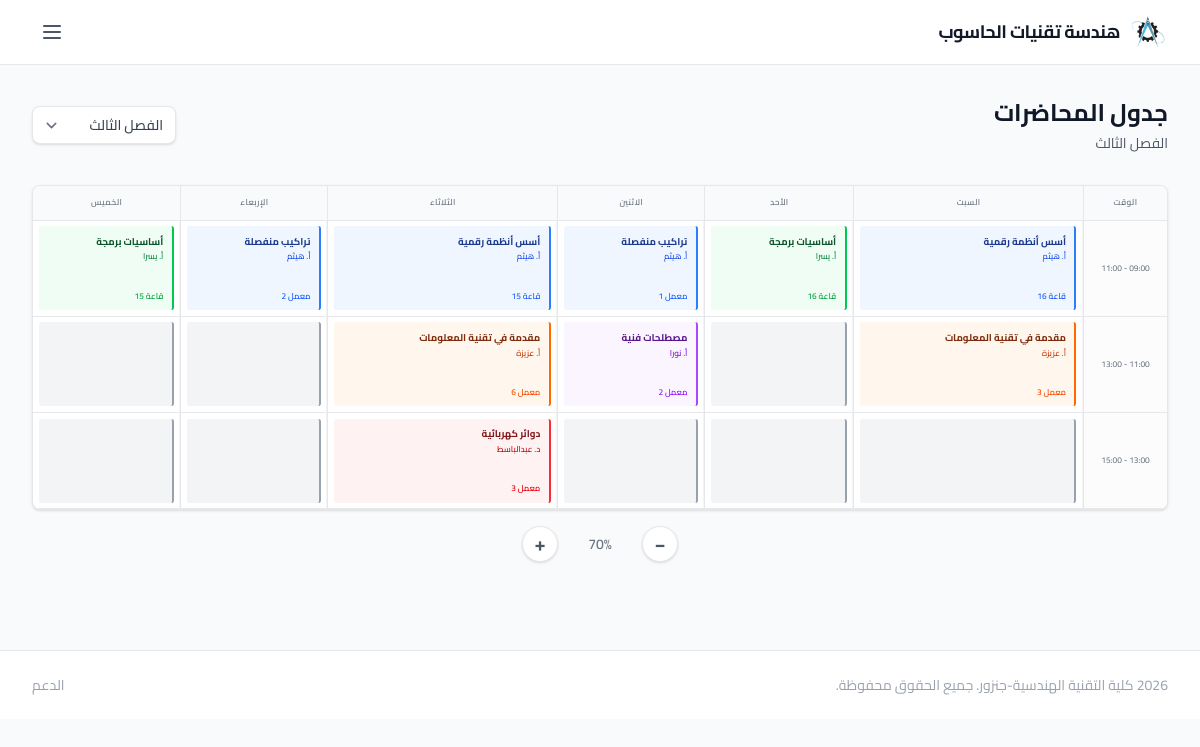
Page /schedule.php?term=3 on the committed database.
### tables this page shows
CREATE TABLE `schedules` (
  `id` int(11) NOT NULL AUTO_INCREMENT,
  `subject_id` int(11) NOT NULL,
  `teacher_id` int(11) NOT NULL,
  `room_id` int(11) NOT NULL,
  `day_of_week` enum('السبت','الأحد','الإثنين','الثلاثاء','الإربعاء','الخميس') NOT NULL,
  `time` varchar(50) NOT NULL,
  PRIMARY KEY (`id`)
);

CREATE TABLE `subjects` (
  `id` int(11) NOT NULL AUTO_INCREMENT,
  `teacher_id` int(11) NOT NULL,
  `subject_name` varchar(50) NOT NULL,
  `subject_code` varchar(50) DEFAULT NULL,
  `term` int(11) NOT NULL,
  `priority` int(11) NOT NULL DEFAULT 2,
  `requires_subject_id` int(11) DEFAULT NULL,
  PRIMARY KEY (`id`)
);

CREATE TABLE `teachers` (
  `id` int(11) NOT NULL AUTO_INCREMENT,
  `name` varchar(50) NOT NULL,
  `title` varchar(20) DEFAULT NULL,
  `national_id` varchar(20) DEFAULT NULL,
  `password` varchar(255) DEFAULT NULL,
  `must_change_password` tinyint(1) NOT NULL DEFAULT 1,
  PRIMARY KEY (`id`),
  UNIQUE KEY `national_id` (`national_id`)
);

CREATE TABLE `rooms` (
  `id` int(11) NOT NULL AUTO_INCREMENT,
  `name` varchar(50) NOT NULL,
  `exam_only` tinyint(1) NOT NULL DEFAULT 0,
  `class_only` tinyint(1) NOT NULL DEFAULT 0,
  PRIMARY KEY (`id`)
);

### includes/config.php (called while the page is built, shortened)
<?php
function getTitleAbbr($title) {
    $map = [
        'دكتور' => 'د',
        'أستاذ' => 'أ',
        'مهندس' => 'م',
    ];
    return isset($map[$title]) ? $map[$title] . '. ' : '';
}
function buildTimeSlots($start_time = '09:00', $periods = 3) {
    $slots = [];
    $base  = strtotime(date('Y-m-d') . ' ' . $start_time);
    for ($i = 0; $i < (int)$periods; $i++) {
        $from_ts  = $base + $i * 7200;
        $to_ts    = $base + ($i + 1) * 7200;
        $key      = date('H:i:s', $from_ts);
        $label    = date('H:i', $from_ts) . ' - ' . date('H:i', $to_ts);
        $slots[$key] = $label;
    }
    return $slots;
}
?>

### schedule.php (the view, shortened to what this page needs)
<?php
require_once 'includes/config.php';
$selected_term = isset($_GET['term']) ? $_GET['term'] : 'all';
$show_all = ($selected_term === 'all');
$query = "SELECT s.*, sb.subject_name, sb.term, t.name as teacher_name, t.title as teacher_title, r.name as room_name
          FROM schedules s
          LEFT JOIN subjects sb ON s.subject_id = sb.id
          LEFT JOIN teachers t ON s.teacher_id = t.id
          LEFT JOIN rooms r ON s.room_id = r.id";
if (!$show_all) {
    $query .= " WHERE sb.term = :term";
}
$query .= " ORDER BY sb.term, s.time";
$stmt = $pdo->prepare($query);
if (!$show_all) {
    $stmt->execute(['term' => $selected_term]);
} else {
    $stmt->execute();
}
$schedules = $stmt->fetchAll();
$time_slots = buildTimeSlots(CLASSES_START_TIME, PERIODS_COUNT);
$days = ['السبت', 'الأحد', 'الإثنين', 'الثلاثاء', 'الإربعاء', 'الخميس'];
$term_names = [
    '3' => 'الفصل الثالث',
    '4' => 'الفصل الرابع',
    '5' => 'الفصل الخامس',
    '6' => 'الفصل السادس',
    '7' => 'الفصل السابع',
    '8' => 'الفصل الثامن',
];
$schedules_by_term_day_time = [];
$schedules_by_day_time = [];
$available_terms = [];
foreach ($schedules as $schedule) {
    $term = (string) $schedule['term'];
    $day = $schedule['day_of_week'];
    $tf = date('H:i', strtotime($schedule['time']));
    $schedules_by_term_day_time[$term][$day][$tf][] = $schedule;
    $schedules_by_day_time[$day][$tf][] = $schedule;
    if (!in_array($term, $available_terms))
        $available_terms[] = $term;
}
sort($available_terms);
$unique_teachers = [];
foreach ($schedules as $s) {
    $dn = getTitleAbbr($s['teacher_title']) . $s['teacher_name'];
    if (!in_array($dn, $unique_teachers))
        $unique_teachers[] = $dn;
}
$available_colors = ['blue', 'green', 'purple', 'orange', 'red', 'pink', 'indigo', 'yellow', 'teal', 'cyan'];
$teacher_colors = [];
foreach ($unique_teachers as $i => $t) {
    $teacher_colors[$t] = $available_colors[$i % count($available_colors)];
}
function getTeacherColorClass($teacher, $teacher_colors)
{
    $color = isset($teacher_colors[$teacher]) ? $teacher_colors[$teacher] : 'gray';
    return [
        'bg' => "bg-{$color}-50",
        'border' => "border-r-{$color}-500",
        'text' => "text-{$color}-900",
        'text_light' => "text-{$color}-700",
        'text_lighter' => "text-{$color}-600"
    ];
}
?>
<!DOCTYPE html>
<html dir="rtl" lang="ar">
<head>
    <link rel="stylesheet" href="assets/CSS/style.css">
    <link href="assets/fonts/cairo.css" rel="stylesheet" />
</head>
<body class="font-sans antialiased">
    <?php require_once 'includes/public_header.php'; ?>
    <main class="max-w-7xl mx-auto py-8 px-4 sm:px-6 lg:px-8">
        <div class="mb-8 flex flex-col md:flex-row md:items-center md:justify-between gap-4">
            <div>
                <h1 class="text-2xl font-bold text-gray-900">جدول المحاضرات</h1>
                <p class="text-sm text-gray-600 mt-1">
                    <?php echo $show_all ? 'جميع الفصول' : ($term_names[$selected_term] ?? 'الفصل ' . $selected_term); ?>
                </p>
            </div>
            <div class="flex items-center gap-3">
                <form method="GET" class="flex items-center gap-3">
                    <select name="term" id="term-select" onchange="this.form.submit()"
                        class="px-4 py-2 bg-white border border-gray-200 rounded-custom text-sm font-medium text-gray-700 hover:bg-gray-50 shadow-sm focus:outline-none focus:ring-2 focus:ring-primary">
                        <option value="3" <?php echo $selected_term === '3' ? 'selected' : ''; ?>>الفصل الثالث</option>
                    </select>
                </form>
            </div>
        </div>
        <div class="bg-white rounded-custom shadow border border-gray-200 overflow-hidden">
            <div class="overflow-x-auto" id="scheduleZoomWrapper">
                <table id="scheduleZoomTable" class="w-full text-right border-collapse min-w-[800px]">
                    <thead>
                        <tr class="bg-gray-50">
                            <th
                                class="p-4 text-xs font-semibold text-gray-500 uppercase tracking-wider text-center w-[120px]">
                                الوقت</th>
                            <th class="p-4 text-xs font-semibold text-gray-500 uppercase tracking-wider text-center ">
                                السبت</th>
                            <th class="p-4 text-xs font-semibold text-gray-500 uppercase tracking-wider text-center">
                                الأحد</th>
                            <th class="p-4 text-xs font-semibold text-gray-500 uppercase tracking-wider text-center">
                                الاثنين</th>
                            <th class="p-4 text-xs font-semibold text-gray-500 uppercase tracking-wider text-center">
                                الثلاثاء</th>
                            <th class="p-4 text-xs font-semibold text-gray-500 uppercase tracking-wider text-center">
                                الإربعاء</th>
                            <th class="p-4 text-xs font-semibold text-gray-500 uppercase tracking-wider text-center">
                                الخميس</th>
                        </tr>
                    </thead>
                    <tbody class="divide-y divide-gray-200">
                        <?php if ($show_all): ?>
                            <?php foreach ($available_terms as $term): ?>
                                <?php $slot_count = count($time_slots);
                                $first = true; ?>
                                <?php foreach ($time_slots as $slot_raw => $slot_label): ?>
                                    <?php $slot_key = date('H:i', strtotime($slot_raw)); ?>
                                    <tr>
                                        <?php if ($first): ?>
                                            <td class="bg-primary/5 p-2 text-center font-bold text-primary text-sm border-r border-gray-100"
                                                rowspan="<?php echo $slot_count; ?>">
                                                <?php echo htmlspecialchars($term_names[$term] ?? 'الفصل ' . $term); ?>
                                            </td>
                                            <?php $first = false; endif; ?>
                                        <td class="bg-gray-50/50 p-4 text-center">
                                            <div
                                                class="flex flex-col items-center justify-center text-xs text-gray-500 font-medium">
                                                <span><?php echo $slot_label; ?></span>
                                            </div>
                                        </td>
                                        <?php foreach ($days as $day): ?>
                                            <td class="day-col p-2 border-r border-gray-100">
                                                <?php if (isset($schedules_by_term_day_time[$term][$day][$slot_key])): ?>
                                                    <?php foreach ($schedules_by_term_day_time[$term][$day][$slot_key] as $schedule): ?>
                                                        <?php $td = getTitleAbbr($schedule['teacher_title']) . $schedule['teacher_name']; ?>
                                                        <?php $colors = getTeacherColorClass($td, $teacher_colors); ?>
                                                        <div
                                                            class="class-card <?php echo $colors['bg']; ?> border-r-4 <?php echo $colors['border']; ?> p-3 rounded flex flex-col justify-between">
                                                            <div>
                                                                <p class="text-sm font-bold <?php echo $colors['text']; ?> truncate">
                                                                    <?php echo htmlspecialchars($schedule['subject_name']); ?>
                                                                </p>
                                                                <p class="text-xs <?php echo $colors['text_light']; ?> font-medium mt-1">
                                                                    <?php echo htmlspecialchars($td); ?>
                                                                </p>
                                                            </div>
                                                            <p class="text-xs <?php echo $colors['text_lighter']; ?> font-semibold">
                                                                <?php echo htmlspecialchars($schedule['room_name']); ?>
                                                            </p>
                                                        </div>
                                                    <?php endforeach; ?>
                                                <?php else: ?>
                                                    <div
                                                        class="class-card bg-gray-100 border-r-4 border-gray-400 p-3 rounded flex items-center justify-center">
                                                        <p class="text-xs text-gray-400"> </p>
                                                    </div>
                                                <?php endif; ?>
                                            </td>
                                        <?php endforeach; ?>
                                    </tr>
                                <?php endforeach; ?>
                            <?php endforeach; ?>
                        <?php else: ?>
                            <?php foreach ($time_slots as $slot_raw => $slot_label): ?>
                                <?php $slot_key = date('H:i', strtotime($slot_raw)); ?>
                                <tr>
                                    <td class="bg-gray-50/50 p-4 text-center">
                                        <div
                                            class="flex flex-col items-center justify-center text-xs text-gray-500 font-medium">
                                            <span><?php echo $slot_label; ?></span>
                                        </div>
                                    </td>
                                    <?php foreach ($days as $day): ?>
                                        <td class="day-col p-2 border-r border-gray-100">
                                            <?php if (isset($schedules_by_day_time[$day][$slot_key])): ?>
                                                <?php foreach ($schedules_by_day_time[$day][$slot_key] as $schedule): ?>
                                                    <?php $td = getTitleAbbr($schedule['teacher_title']) . $schedule['teacher_name']; ?>
                                                    <?php $colors = getTeacherColorClass($td, $teacher_colors); ?>
                                                    <div
                                                        class="class-card <?php echo $colors['bg']; ?> border-r-4 <?php echo $colors['border']; ?> p-3 rounded flex flex-col justify-between">
                                                        <div>
                                                            <p class="text-sm font-bold <?php echo $colors['text']; ?> truncate">
                                                                <?php echo htmlspecialchars($schedule['subject_name']); ?>
                                                            </p>
                                                            <p class="text-xs <?php echo $colors['text_light']; ?> font-medium mt-1">
                                                                <?php echo htmlspecialchars($td); ?>
                                                            </p>
                                                        </div>
                                                        <p class="text-xs <?php echo $colors['text_lighter']; ?> font-semibold">
                                                            <?php echo htmlspecialchars($schedule['room_name']); ?>
                                                        </p>
                                                    </div>
                                                <?php endforeach; ?>
                                            <?php else: ?>
                                                <div
                                                    class="class-card bg-gray-100 border-r-4 border-gray-400 p-3 rounded flex items-center justify-center">
                                                </div>
                                            <?php endif; ?>
                                        </td>
                                    <?php endforeach; ?>
                                </tr>
                            <?php endforeach; ?>
                        <?php endif; ?>
                    </tbody>
                </table>
            </div>
        </div>
        <div class="flex items-center justify-center gap-4 mt-4 pb-2 no-print" id="zoomControls">
            <button type="button" onclick="zoomOut()"
                class="w-9 h-9 flex items-center justify-center bg-white border border-gray-200 rounded-full text-gray-600 hover:bg-gray-50 shadow-sm text-xl font-bold select-none">&#x2212;</button>
            <span id="zoomLevel" class="text-sm font-semibold text-gray-500 min-w-[52px] text-center">70%</span>
            <button type="button" onclick="zoomIn()"
                class="w-9 h-9 flex items-center justify-center bg-white border border-gray-200 rounded-full text-gray-600 hover:bg-gray-50 shadow-sm text-xl font-bold select-none">&#x2B;</button>
        </div>
    </main>
    <footer class="bg-white border-t border-gray-200 py-6 mt-12">
        <div
            class="max-w-7xl mx-auto px-4 sm:px-6 lg:px-8 flex flex-col md:flex-row justify-between items-center gap-4">
            <p class="text-sm text-gray-400"> 2026 <?php echo htmlspecialchars(COLLEGE_NAME); ?>. جميع الحقوق محفوظة.
            </p>
            <div class="flex gap-6">
                <a class="text-sm text-gray-400 hover:text-primary" href="#">الدعم</a>
            </div>
        </div>
    </footer>
</body>
</html>

### assets/CSS/style.css (style rules this page uses)
body { background-color: #f9fafb; color: #111827; font-family: 'Cairo', sans-serif; }
select, [dir="rtl"] select { background-position: left 0.5rem center !important; padding-left: 2.5rem !important; padding-right: 0.75rem !important; }
.class-card { transition: transform 0.2s ease, box-shadow 0.2s ease; height: 120px; }
table { border-collapse: separate; border-spacing: 0; }
th, td { border-left: 1px solid #e5e7eb; border-bottom: 1px solid #e5e7eb; }
th:last-child, td:last-child { border-left: none; }

### rows in the picture
schedules: subject.subject_name "أسس أنظمة رقمية", teacher.name "أ. هيثم", room.name "قاعة 16"
schedules: subject.subject_name "أساسيات برمجة", teacher.name "أ. يسرا", room.name "قاعة 16"
schedules: subject.subject_name "تراكيب منفصلة", teacher.name "أ. هيثم", room.name "معمل 1"
schedules: subject.subject_name "أسس أنظمة رقمية", teacher.name "أ. هيثم", room.name "قاعة 15"
schedules: subject.subject_name "تراكيب منفصلة", teacher.name "أ. هيثم", room.name "معمل 2"
schedules: subject.subject_name "أساسيات برمجة", teacher.name "أ. يسرا", room.name "قاعة 15"
schedules: subject.subject_name "مقدمة في تقنية المعلومات", teacher.name "أ. عزيزة", room.name "معمل 3"
schedules: subject.subject_name "مصطلحات فنية", teacher.name "أ. نورا", room.name "معمل 2"
schedules: subject.subject_name "مقدمة في تقنية المعلومات", teacher.name "أ. عزيزة", room.name "معمل 6"
schedules: subject.subject_name "دوائر كهربائية", teacher.name "د. عبدالباسط", room.name "معمل 3"

### other values in the picture
$term_names[$selected_term] "الفصل الثالث"
$slot_label "09:00 - 11:00"
$slot_label "11:00 - 13:00"
$slot_label "13:00 - 15:00"
COLLEGE_NAME "كلية التقنية الهندسية-جنزور"
